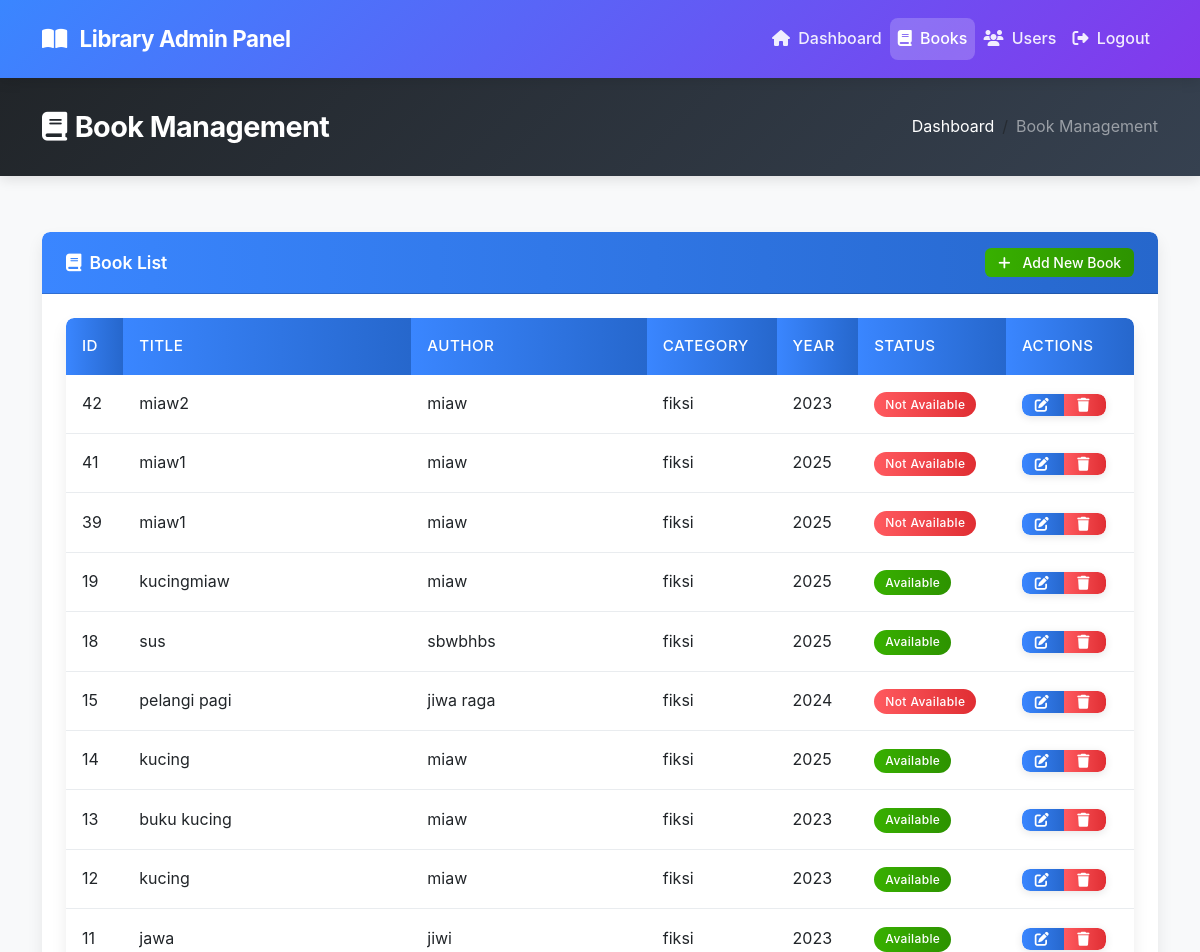
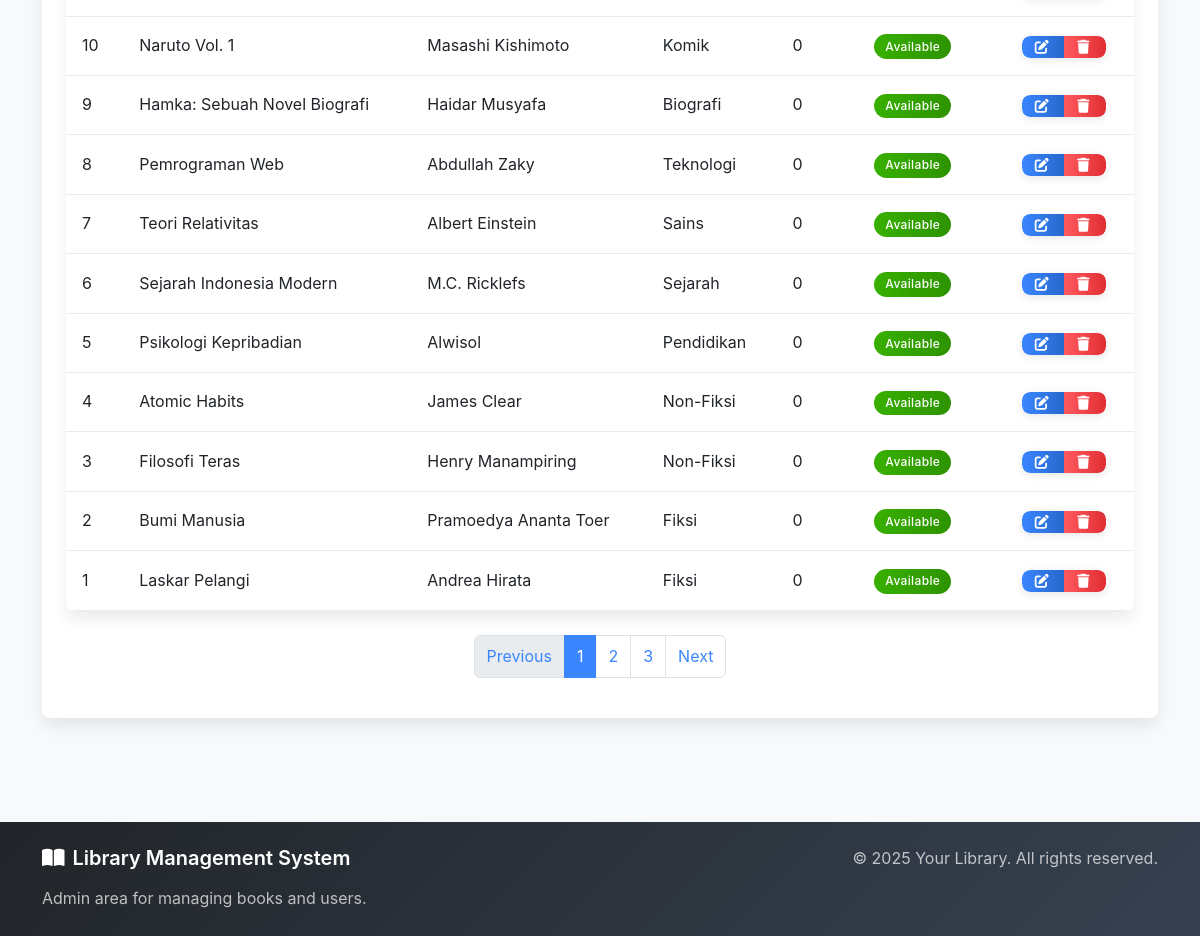
/kelola_buku.php, run on the app's committed database (2 pictures, top to bottom).
### tables this page shows
CREATE TABLE `books` (
  `id` int NOT NULL,
  `title` varchar(255) NOT NULL,
  `author` varchar(100) NOT NULL,
  `publisher` varchar(100) NOT NULL,
  `year_published` year DEFAULT NULL,
  `isbn` varchar(20) DEFAULT NULL,
  `category` varchar(50) NOT NULL,
  `description` text,
  `stock` int NOT NULL DEFAULT '0',
  `cover` varchar(255) DEFAULT NULL,
  `created_at` timestamp NULL DEFAULT CURRENT_TIMESTAMP,
  `updated_at` timestamp NULL DEFAULT CURRENT_TIMESTAMP ON UPDATE CURRENT_TIMESTAMP,
  `language` varchar(50) DEFAULT 'Indonesia',
  `page_count` int DEFAULT NULL,
  `availability_status` varchar(20) DEFAULT NULL,
  `location` varchar(100) DEFAULT NULL COMMENT 'Physical location in library',
  `popularity_score` int DEFAULT '0',
  `age_rating` enum('children','young_adult','adult','all_ages') DEFAULT 'all_ages',
  `year` int NOT NULL,
  `file_path` varchar(255) DEFAULT NULL,
  `content` text,
  `cover_image` varchar(255) DEFAULT NULL
);

### kelola_buku.php (the view, shortened to what this page needs)
<?php
$db_host = "localhost";
$db_user = "root";
$db_pass = "";
$db_name = "perpustakaan";
$conn = new mysqli($db_host, $db_user, $db_pass, $db_name);
$sql = "SELECT id, title, author, category, year, availability_status FROM books ORDER BY id DESC";
$result = $conn->query($sql);
$books = [];
if ($result->num_rows > 0) {
    while ($row = $result->fetch_assoc()) {
        $books[] = $row;
    }
}
?>
<!DOCTYPE html>
<html lang="en">
<head>
    <link href="https://cdn.jsdelivr.net/npm/bootstrap@5.3.0/dist/css/bootstrap.min.css" rel="stylesheet">
    <link rel="stylesheet" href="https://cdnjs.cloudflare.com/ajax/libs/font-awesome/6.4.0/css/all.min.css">
    <link rel="stylesheet" href="kelola_buku.css?v=<?php echo time(); ?>">
</head>
<body>
    <nav class="navbar navbar-expand-lg navbar-dark">
        <div class="container">
            <a class="navbar-brand" href="#">
                <i class="fas fa-book-open me-2"></i>
                Library Admin Panel
            </a>
            <div class="collapse navbar-collapse" id="navbarNav">
                <ul class="navbar-nav ms-auto">
                    <li class="nav-item">
                        <a class="nav-link" href="dashboard.php"><i class="fas fa-home me-1"></i> Dashboard</a>
                    </li>
                    <li class="nav-item">
                        <a class="nav-link active" href="#"><i class="fas fa-book me-1"></i> Books</a>
                    </li>
                    <li class="nav-item">
                        <a class="nav-link" href="#"><i class="fas fa-users me-1"></i> Users</a>
                    </li>
                    <li class="nav-item">
                        <a class="nav-link" href="#"><i class="fas fa-sign-out-alt me-1"></i> Logout</a>
                    </li>
                </ul>
            </div>
        </div>
    </nav>
    <div class="admin-header">
        <div class="container">
            <div class="d-flex justify-content-between align-items-center">
                <h1><i class="fas fa-book me-2"></i>Book Management</h1>
                <nav aria-label="breadcrumb">
                    <ol class="breadcrumb mb-0">
                        <li class="breadcrumb-item"><a href="#" class="text-white">Dashboard</a></li>
                        <li class="breadcrumb-item active text-white-50" aria-current="page">Book Management</li>
                    </ol>
                </nav>
            </div>
        </div>
    </div>
    <div class="container py-4">
        <div class="card">
            <div class="card-header">
                <div class="d-flex justify-content-between align-items-center">
                    <span><i class="fas fa-book me-2"></i>Book List</span>
                    <a href="manage_books.php" class="btn btn-sm btn-success">
                        <i class="fas fa-plus me-1"></i> Add New Book
                    </a>
                </div>
            </div>
            <div class="card-body">
                <div class="table-responsive">
                    <table class="table table-hover align-middle">
                        <thead>
                            <tr>
                                <th scope="col">ID</th>
                                <th scope="col">Title</th>
                                <th scope="col">Author</th>
                                <th scope="col">Category</th>
                                <th scope="col">Year</th>
                                <th scope="col">Status</th>
                                <th scope="col" class="actions-column">Actions</th>
                            </tr>
                        </thead>
                        <tbody>
                            <?php if (empty($books)): ?>
                                <tr>
                                    <td colspan="7" class="text-center py-4">No books found in the database.</td>
                                </tr>
                            <?php else: ?>
                                <?php foreach ($books as $book): ?>
                                <tr>
                                    <td><?php echo $book['id']; ?></td>
                                    <td><?php echo htmlspecialchars($book['title']); ?></td>
                                    <td><?php echo htmlspecialchars($book['author']); ?></td>
                                    <td><?php echo htmlspecialchars($book['category']); ?></td>
                                    <td><?php echo $book['year']; ?></td>
                                    <td>
                                        <?php if ($book['availability_status'] == 'available'): ?>
                                            <span class="badge bg-success">Available</span>
                                        <?php else: ?>
                                            <span class="badge bg-danger">Not Available</span>
                                        <?php endif; ?>
                                    </td>
                                    <td>
                                        <div class="btn-group" role="group">
                                            <a href="?edit=<?php echo $book['id']; ?>" class="btn btn-sm btn-primary">
                                                <i class="fas fa-edit"></i>
                                            </a>
                                            <button type="button" class="btn btn-sm btn-danger"
                                                    data-bs-toggle="modal"
                                                    data-bs-target="#deleteModal<?php echo $book['id']; ?>">
                                                <i class="fas fa-trash"></i>
                                            </button>
                                        </div>
                                    </td>
                                </tr>
                                <?php endforeach; ?>
                            <?php endif; ?>
                        </tbody>
                    </table>
                </div>
                <nav aria-label="Page navigation">
                    <ul class="pagination justify-content-center">
                        <li class="page-item disabled">
                            <a class="page-link" href="#" tabindex="-1">Previous</a>
                        </li>
                        <li class="page-item active"><a class="page-link" href="#">1</a></li>
                        <li class="page-item"><a class="page-link" href="#">2</a></li>
                        <li class="page-item"><a class="page-link" href="#">3</a></li>
                        <li class="page-item">
                            <a class="page-link" href="#">Next</a>
                        </li>
                    </ul>
                </nav>
            </div>
        </div>
    </div>
    <footer class="bg-dark text-white py-4 mt-5">
        <div class="container">
            <div class="row">
                <div class="col-md-6">
                    <h5><i class="fas fa-book-open me-2"></i>Library Management System</h5>
                    <p>Admin area for managing books and users.</p>
                </div>
                <div class="col-md-6 text-md-end">
                    <p>© 2025 Your Library. All rights reserved.</p>
                </div>
            </div>
        </div>
    </footer>
</body>
</html>

### data on the page
books: id "42", title "miaw2", author "miaw", category "fiksi", year "2023", shows "Not Available"
books: id "41", title "miaw1", author "miaw", category "fiksi", year "2025", shows "Not Available"
books: id "39", title "miaw1", author "miaw", category "fiksi", year "2025", shows "Not Available"
books: id "19", title "kucingmiaw", author "miaw", category "fiksi", year "2025", availability_status "Available"
books: id "18", title "sus", author "sbwbhbs", category "fiksi", year "2025", availability_status "Available"
books: id "15", title "pelangi pagi", author "jiwa raga", category "fiksi", year "2024", availability_status "Not Available"
books: id "14", title "kucing", author "miaw", category "fiksi", year "2025", availability_status "Available"
books: id "13", title "buku kucing", author "miaw", category "fiksi", year "2023", availability_status "Available"
books: id "12", title "kucing", author "miaw", category "fiksi", year "2023", availability_status "Available"
books: id "11", title "jawa", author "jiwi", category "fiksi", year "2023", availability_status "Available"
books: id "10", title "Naruto Vol. 1", author "Masashi Kishimoto", category "Komik", year "0", availability_status "Available"
books: id "9", title "Hamka: Sebuah Novel Biografi", author "Haidar Musyafa", category "Biografi", year "0", availability_status "Available"
books: id "8", title "Pemrograman Web", author "Abdullah Zaky", category "Teknologi", year "0", availability_status "Available"
books: id "7", title "Teori Relativitas", author "Albert Einstein", category "Sains", year "0", availability_status "Available"
books: id "6", title "Sejarah Indonesia Modern", author "M.C. Ricklefs", category "Sejarah", year "0", availability_status "Available"
books: id "5", title "Psikologi Kepribadian", author "Alwisol", category "Pendidikan", year "0", availability_status "Available"
books: id "4", title "Atomic Habits", author "James Clear", category "Non-Fiksi", year "0", availability_status "Available"
books: id "3", title "Filosofi Teras", author "Henry Manampiring", category "Non-Fiksi", year "0", availability_status "Available"
books: id "2", title "Bumi Manusia", author "Pramoedya Ananta Toer", category "Fiksi", year "0", availability_status "Available"
books: id "1", title "Laskar Pelangi", author "Andrea Hirata", category "Fiksi", year "0", availability_status "Available"
